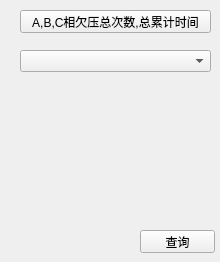
<?xml version="1.0" encoding="UTF-8"?>
<ui version="4.0">
 <class>Undervoltage</class>
 <widget class="QWidget" name="Undervoltage">
  <property name="geometry">
   <rect>
    <x>0</x>
    <y>0</y>
    <width>220</width>
    <height>262</height>
   </rect>
  </property>
  <property name="windowTitle">
   <string>Form</string>
  </property>
  <widget class="QComboBox" name="comboBox">
   <property name="geometry">
    <rect>
     <x>20</x>
     <y>50</y>
     <width>191</width>
     <height>22</height>
    </rect>
   </property>
  </widget>
  <widget class="QPushButton" name="query_button">
   <property name="geometry">
    <rect>
     <x>140</x>
     <y>230</y>
     <width>75</width>
     <height>23</height>
    </rect>
   </property>
   <property name="text">
    <string>查询</string>
   </property>
  </widget>
  <widget class="QPushButton" name="ABCUndervoltage">
   <property name="geometry">
    <rect>
     <x>20</x>
     <y>10</y>
     <width>191</width>
     <height>23</height>
    </rect>
   </property>
   <property name="text">
    <string>A,B,C相欠压总次数,总累计时间</string>
   </property>
  </widget>
 </widget>
 <resources/>
 <connections/>
</ui>
